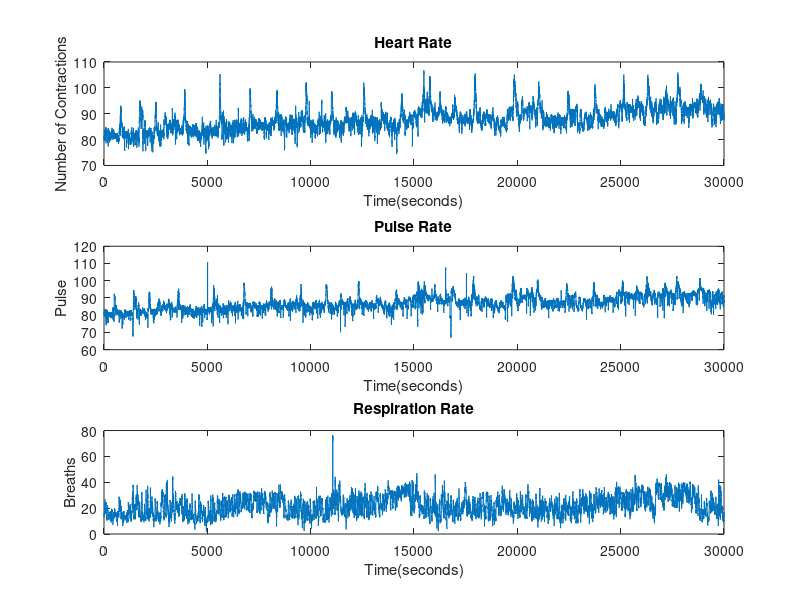
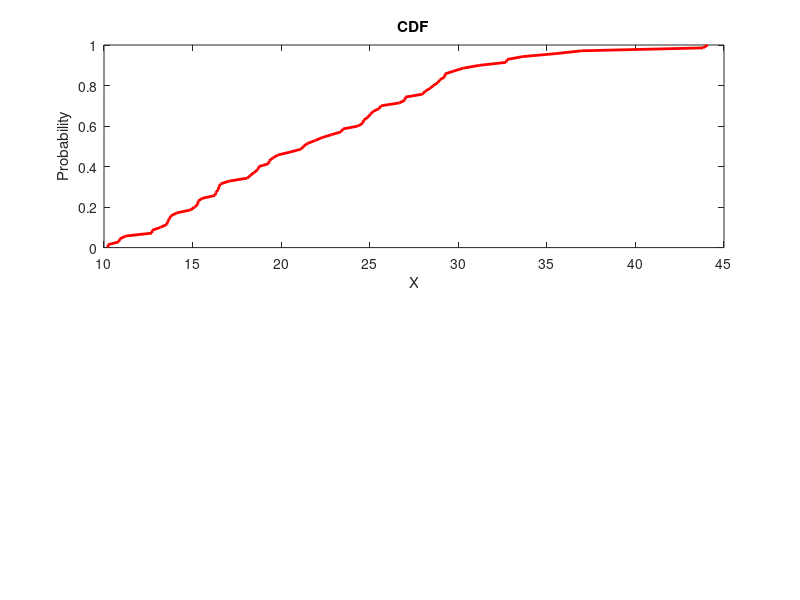

The MATLAB script that drew these images, in order: (Note: this script raises an error after producing the figures.)
%   FILL IN / MODIFY THE CODE WITH '' or comments with !!

clc
close all;
clear all;

% Load patient_data.mat 
load('patient_data.mat');
labels = {'Heart Rate','Pulse Rate','Respiration Rate'};

% open the result file
% !! replace # with your own groupID
fid = fopen('ECE313_Mini2_group20', 'w');

% T0
% !! Subset your data for each signal
HR = data(1,:);
PR = data(2,:);
X = data(3,:);

% Part a
% !! Plot each signal over time
figure;
m = size(data,2);
x = [1:1:m];
subplot(3,1,1);
plot(x,HR);
xlabel('Time(seconds)');
ylabel('Number of Contractions');
title(labels(1));
subplot(3,1,2);
plot(x,PR);
xlabel('Time(seconds)');
ylabel('Pulse')
title(labels(2));
subplot(3,1,3);
plot(x,X);
xlabel('Time(seconds)');
ylabel('Breaths')
title(labels(3));

% Note that Tasks 1.1 and 1.2 should be done only for the respiration rate signal 
% Tasks 2.1 and 2.2 should be performed using all three signals.
% T1.1
% Part a
% Generating three sample sets of different sizes

sampleset = [70,1000,30000];
for k = 1:3
    % Pick a random sample of size sampleset(k) from the data set  
    % (Without replacement)
    
    Sample = datasample(X, sampleset(k), 'Replace', false);
    
    % Plot the CDF of the whole data set as the reference (in red color)
    figure;  
    subplot(2,1,1);
    [p, xx] = ecdf(Sample);
    plot(xx,p);
    xlabel('X');
    ylabel('Probability');
    title('CDF');
    %hold on;% For the next plots to be on the same figure        
    h = get(gca,'children'); set(h,'LineWidth',2);set(h,'Color','r')
    
    % !! Call the funcion for calculating and ploting pdf and CDF of X     
    pdf_cdf(Sample);
    
    title(strcat(strcat(char(labels(3)),' - Sample Size = '),char(num2str(sampleset(k)))));
end

fprintf(fid, 'Task 1.1a \n\n');
fprintf(fid, 'The biggest difference between the pmf and the pdf is that the pmf depicts interval based probabilities while the pdf approximates\n');
fprintf(fid, 'the probabilities over a continuum of sample points. The pdf can be seen as an upper envelope of the pmf given a particular dataset. As\n');
fprintf(fid, 'the number of samples increases, the pdf takes on a more accurate upper envelope of the pmf. As the sample size increases,\n');
fprintf(fid, 'the pmf and the pdf of the sampleset more closely resemble the pmf and pdf of the entire dataset.\n\n');

%
% Part b
% !! Use the tabulate function in MATLAB over X and floor(X). 

X_tab = tabulate(X);
Y = floor(X);
Y_tab = tabulate(Y);

X_tab_min = min(X_tab(:,3)); 
X_tab_max = max(X_tab(:,3));
Y_tab_min = min(Y_tab(:,3));
Y_tab_max = max(Y_tab(:,3));

% !! Answer the question by filling in the following printf
fprintf(fid, 'Task 1.1b\n\n');
fprintf(fid, 'Min of tabulate(X) = %f%%\n', X_tab_min);
fprintf(fid, 'Max of tabulate(X) = %f%%\n', X_tab_max);
fprintf(fid, 'Min of tabulate(floor(X)) = %f%%\n', Y_tab_min);
fprintf(fid, 'Max of tabulate(floor(X)) = %f%%\n\n', Y_tab_max);


fprintf(fid, 'Question 1:\n');
fprintf(fid, 'Tabulate(X) gives an estimated pdf because the original dataset of all possible respiration rates is meant to be continuous.\n');
fprintf(fid, 'Furthermore, tabulate(X) returns the probabilities representing the relative likelihood of all possible respiration rate values.\n');
fprintf(fid, 'Tabulate (Y) gives a pmf because after using the floor function on X, all the possible respiration rates are truncated. This causes\n');
fprintf(fid, 'the random variable to take on discrete values.\n\n');

fprintf(fid, 'Question 2:\n');
fprintf(fid, 'For the X dataset, the min and max probabilities are equal, because without the floor function, each respiration rate is distinct \n');
fprintf(fid, 'and therefore is as likely to appear as any other respiration rate. \n');
fprintf(fid, 'For the Y dataset, the min and max probabilities are not equal because with the floor function, all the values corresponding to the respiration \n');
fprintf(fid, 'rates are truncated. Hence, multiple respiration rates from the original data now share common Y values. Consequently, the frequency for each Y \n');
fprintf(fid, 'value can vary.\n\n');

fprintf(fid, 'Question 3:\n');
fprintf(fid, 'The probability that X will be contained in an interval of length ? around the point a is approximately ?f(a).\n');
fprintf(fid, 'If we let ? be small enough such that each interval of length ? only contains at most one sample, then each existing respiration rate value\n');
fprintf(fid, 'corresponds to exactly one sample, which accounts for the reason that for the X dataset, the min and max probabilities are equal.\n');
fprintf(fid, 'However, that is not true for PMF, since after taking Y = floor(X) in this case, necessarily some Y value could correspond to multiple samples.\n');
fprintf(fid, 'Consequently, the frequency for each Y value can vary, and therefore for the Y dataset, the min and max probabilities are not equal.\n\n');

%
% Part c
% !! Using CDF of X, find values a and b such that P(X <= a) <= 0.02 and P(X <= b) >= 0.98.
sorted_X = sort(X);
a = sorted_X(600);
b = sorted_X(29400);
fprintf(fid, 'Task 1.1c\n\n');
fprintf(fid, 'Empirical a = %f\n', a);
fprintf(fid, 'Empirical b = %f\n\n', b);

% Task 1.2;

% Part a
% !! Calculate mean of the signal
mean_X = mean(X);
fprintf(fid, 'Task 1.2a\n\n');
fprintf(fid, 'Mean RESP = %f\n', mean_X);

% !! Calculate standard deviation of the signal
std_X = std(X);
fprintf(fid, 'Standard Deviation RESP = %f\n\n', std_X);

% Part b
% !! Generate a normal random variable with the same mean & standard deviation 
R = normrnd(mean_X, std_X, 1, 30000);

% !! Plot pdf and CDF of the generated random variable using pdf_cdf function
% Plot the CDF of the whole data set as the reference (in red color)
figure;  
subplot(2,1,1);
title('CDF');
[p1, xx1] = ecdf(R);
plot(xx1,p1);
xlabel('X');
ylabel('Probability');
%hold on;% For the next plots to be on the same figure        
h = get(gca,'children'); set(h,'LineWidth',2);set(h,'Color','r')
pdf_cdf(R);
title(strcat(char(labels(3)),' Normal Approximation'));


% Part c
figure;
title(strcat(char(labels(3)),' Normplot'));
% !! Use normplot function to estimate the difference between distributions
normplot(X)
fprintf(fid, 'Task 1.2c\n\n');
fprintf(fid, 'The dataset generated in this part is normally distributed, but the dataset from 1.1\n'); 
fprintf(fid, 'is right-skewed. In the dataset from 1.1, the variable X is approximately normally\n');
fprintf(fid, 'distributed when 12 <= X <= 38, but not normally distributed when X<12 or X>38. \n\n');


% Part d
% !! Show your work in the report, then plug in the numbers that you calculated here
fprintf(fid, 'Task 1.2d\n\n');
fprintf(fid, 'PDF of normal distribution: \n');
fprintf(fid, 'f(x) = 1/(%f * sqrt(2*Pi)) * exp(-0.5*((x-%f)/%f)^2) \n', std_X, mean_X, std_X);
fprintf(fid, 'CDF of normal distribution: \n');
fprintf(fid, 'F(x) = 1/(sqrt(2*Pi)) * Integrate for t from -infinity to (x-%f)/%f { exp(-0.5* t^2) dt} \n\n', mean_X, std_X);

z_score = 2.055;
ther_a = mean_X - z_score*std_X;
ther_b = mean_X + z_score*std_X;

fprintf(fid, 'Theoretical a = %f\n', ther_a);
fprintf(fid, 'Theoretical b = %f\n\n', ther_b);
fprintf(fid, 'Theoretical a and b are both a little bit less than the empirical a and b.\n');
fprintf(fid, 'This is probably because our actual dataset from 1.1 is right-skewed, \n');
fprintf(fid, 'whereas a normal distribution is not skewed.\n');

fprintf(fid, '\n\nGROUP DISTRIBUTION:\n\n');

fprintf(fid, 'Harsh Modhera (hmodhe2) - 33.33 percent\n');
fprintf(fid, 'Herman Pineda (hpineda2) - 33.33 percent\n');
fprintf(fid, 'Yuchen Li (li215) - 33.33 percent\n\n');

fprintf(fid, 'We all met up in Grainger basement on Mar 4 and worked through all of the tasks together.\n');

fclose(fid);

%% Task 2.1;
%{
% Tasks 2.1 and 2.2 should be done twice, 
% once with the empirical threshold, and once with the theoretical threshold
% !! Change the code to do this.

% Part a
% !! Call the threshold function and generate alarms for each signal



% Parts b and c
% !! Write the code for coalescing alarms and majority voting here 





% Part d
% !! Fill in the bar functions with the name of vectors storing your alarms
figure;
subplot(5,1,1);
bar('HR Alarms');
title(strcat(char(labels(1)),' Alarms'));
subplot(5,1,2);
bar('PR Alarms');
title(strcat(char(labels(2)),' Alarms'));
subplot(5,1,3);
bar('RESP Alarms');
title(strcat(char(labels(3)),' Alarms'));
subplot(5,1,4);
bar('Majority Voter Alarms');
title('Majority Voter Alarms - Empirical Thresholds');
subplot(5,1,5);
title('Golden Alarms');
bar('Golden Alarms','r');

%% Task 2.2;

% Parts a and b
% !! Write the code to calculate the probabilities of:
%    false alarm, miss detection and error 





fprintf(fid, 'Task 2.2 - Parts a and b\n');
fprintf(fid, 'Using Empirical Thresholds:\n');
fprintf(fid, 'Probability of False Alarm    = %f\n', 'False Alarm');
fprintf(fid, 'Probability of Miss Detection = %f\n', 'Miss Detect');
fprintf(fid, 'Probability of Error          = %f\n\n', 'Error');

% Part c
% !! Repeat Tasks 2.1 and 2.2 with Theoretical thresholds



figure;
subplot(5,1,1);
bar('HR Alarms');
title(strcat(char(labels(1)),' Alarms'));
subplot(5,1,2);
bar('PR Alarms');
title(strcat(char(labels(2)),' Alarms'));
subplot(5,1,3);
bar('RESP Alarms');
title(strcat(char(labels(3)),' Alarms'));
subplot(5,1,4);
bar('Majority Voter Alarms');
title('Majority Voter Alarms - Theoretical Thresholds');
subplot(5,1,5);
title('Golden Alarms');
bar('Golden Alarms','r');


fprintf(fid, 'Task 2.2 - Part c\n');
fprintf(fid, 'Using Theoretical Thresholds:\n');
fprintf(fid, 'Probability of False Alarm    = %f\n', 'False Alarm');
fprintf(fid, 'Probability of Miss Detection = %f\n', 'Miss Detect');
fprintf(fid, 'Probability Error             = %f\n\n', 'Error');



%% Task 3

% Prob. of error from the testing process of each fold
nFold_p_error = [];         
% Prob. of false positives from the testing process of each fold
nFold_p_fp = [];        
% Prob. of miss detection from the testing process of each fold
nFold_p_md = [];        


% Part a.1: Divide the data into three subsets of equal length


% Part a.2: Divide the golden_alarms into three subsets of equal length



for i=1:3
    % Hint: z = [x y]; merges the two datasets x and y

  %  trainData = 
   % testData = 

    % Part b: Train the decision model using trainData


    % Part c: Test the decision model using testData

end

% Find the mean of the the performances from the 3-fold analysis
% Hint: mean(x) provides the mean of elements in array x


fprintf(fid, 'Task 3\n');
fprintf(fid, 'Mean Probability of False Alarm = %f\n', 'Mean False Alarm');
fprintf(fid, 'Mean Probability of Miss Detection = %f\n', 'Mean Miss Detection');
fprintf(fid, 'Mean Probability of Error = %f\n', 'Mean Error');

%}
%fclose(fid);